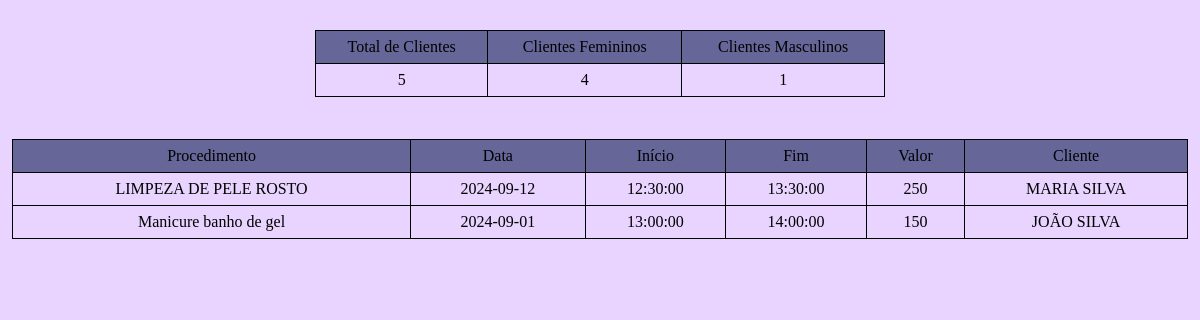
The app's page /admin/dashboard/painel.php with its own data.
### tables this page shows
CREATE TABLE `tblprocedimento` (
  `idProcedimento` int(11) NOT NULL,
  `procedimento` varchar(100) NOT NULL,
  `dataProcedimento` date NOT NULL,
  `comecoProcedimento` time NOT NULL,
  `fimProcedimento` time NOT NULL,
  `valorProcedimento` double(10,2) DEFAULT NULL,
  `formaPagamento` varchar(20) NOT NULL,
  `statusPagamento` varchar(10) DEFAULT NULL,
  `idCliente` int(11) NOT NULL
);

CREATE TABLE `tblcliente` (
  `idCliente` int(11) NOT NULL,
  `nomeDoCliente` varchar(50) NOT NULL,
  `dataDeNasc` date NOT NULL,
  `cpfCliente` varchar(11) NOT NULL,
  `emailCliente` varchar(100) NOT NULL,
  `telefoneWhats` varchar(14) NOT NULL,
  `sexoCliente` varchar(10) NOT NULL,
  `statusCliente` varchar(10) NOT NULL
);

### admin/dashboard/painel.php (the view, shortened to what this page needs)
<?php
try {
    $conn = new PDO('mysql:dbname=luxuriastudio;host=localhost', 'root', '');
    $conn->setAttribute(PDO::ATTR_ERRMODE, PDO::ERRMODE_EXCEPTION);
} catch (PDOException $e) {
    die("Conexão falhou: " . $e->getMessage());
}
$sql = "SELECT tblprocedimento.procedimento, tblprocedimento.dataProcedimento, tblprocedimento.comecoProcedimento, tblprocedimento.fimProcedimento, tblprocedimento.valorProcedimento, tblcliente.nomeDoCliente
        FROM tblprocedimento
        JOIN tblcliente ON tblprocedimento.idCliente = tblcliente.idCliente
        ORDER BY tblprocedimento.idProcedimento ASC";
$stmt = $conn->query($sql);
$procedimentos = $stmt->fetchAll(PDO::FETCH_ASSOC);
try {
    $sql = "SELECT
                COUNT(*) AS total,
                COUNT(CASE WHEN sexoCliente = 'FEMININO' THEN 1 END) AS feminino,
                COUNT(CASE WHEN sexoCliente = 'MASCULINO' THEN 1 END) AS masculino
            FROM tblcliente";
    $stmt = $conn->query($sql);
    $result = $stmt->fetch(PDO::FETCH_ASSOC);
} catch (PDOException $e) {
    die("Conexão falhou: " . $e->getMessage());
}
?>
<!DOCTYPE html>
<html lang="pt-br">
<head>
    <link rel="stylesheet" href="../css/reset.css">
    <link rel="stylesheet" href="../css/stely.css">
    <link rel="stylesheet" href="css/responsiv.css">
</head>
<body>
<section>
    <div class="box-painel">
        <div class="box-clientes">
            <table>
                    <tr>
                        <th>Total de Clientes</th>
                        <th>Clientes Femininos</th>
                        <th>Clientes Masculinos</th>
                    </tr>
                    <tr>
                        <td><?php echo htmlspecialchars($result['total']); ?></td>
                        <td><?php echo htmlspecialchars($result['feminino']); ?></td>
                        <td><?php echo htmlspecialchars($result['masculino']); ?></td>
                    </tr>
            </table>
        </div>
        <div class="box-agenda">
        <table>
            <tr>
                <th>Procedimento</th>
                <th>Data</th>
                <th>Início</th>
                <th>Fim</th>
                <th>Valor</th>
                <th>Cliente</th>
            </tr>
            <?php
            if (!empty($procedimentos)) {
                foreach ($procedimentos as $row) {
                    echo "<tr>";
                    echo "<td>" . htmlspecialchars($row["procedimento"]) . "</td>";
                    echo "<td>" . htmlspecialchars($row["dataProcedimento"]) . "</td>";
                    echo "<td>" . htmlspecialchars($row["comecoProcedimento"]) . "</td>";
                    echo "<td>" . htmlspecialchars($row["fimProcedimento"]) . "</td>";
                    echo "<td>" . htmlspecialchars($row["valorProcedimento"]) . "</td>";
                    echo "<td>" . htmlspecialchars($row["nomeDoCliente"]) . "</td>";
                    echo "</tr>";
                }
            } else {
                echo "<tr><td colspan='6'>Nenhum resultado encontrado</td></tr>";
            }
            ?>
        </table>
        </div>
    </div>
</section>
</body>

### css/stely.css (style rules this page uses)
body { background-color: #e9d3ff; }
.box-clientes { padding: 2.5%; }
.box-clientes table { width: 50%; margin: 0 auto; border-collapse: collapse; }
.box-clientes table, th, td { border: 1px solid black; }
.box-clientes th, td { padding: 8px; text-align: center; }
.box-clientes th { background-color: #666699; }
.box-agenda { padding: 1%; }
.box-agenda table { width: 100%; margin: 0 auto; border-collapse: collapse; }
.box-agenda table, th, td { border: 1px solid black; }
.box-agenda th, td { padding: 8px; text-align: center; }
.box-agenda th { background-color: #666699; }

### records on screen
tblprocedimento: procedimento "LIMPEZA DE PELE ROSTO", dataProcedimento "2024-09-12", comecoProcedimento "12:30:00", fimProcedimento "13:30:00", valorProcedimento "250", idCliente.nomeDoCliente "MARIA SILVA"
tblprocedimento: procedimento "Manicure banho de gel", dataProcedimento "2024-09-01", comecoProcedimento "13:00:00", fimProcedimento "14:00:00", valorProcedimento "150", idCliente.nomeDoCliente "JOÃO SILVA"

### other values on screen
$result['total'] "5"
$result['feminino'] "4"
$result['masculino'] "1"
